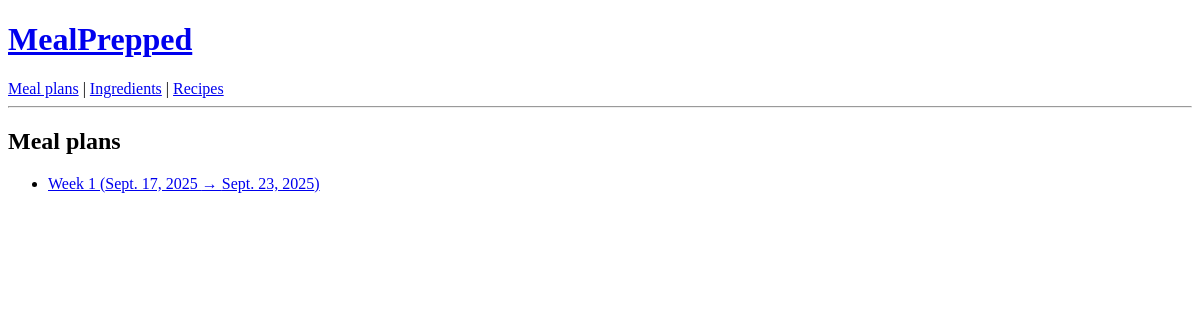
/mealplans-list/, run on an earlier commit of the app's database.
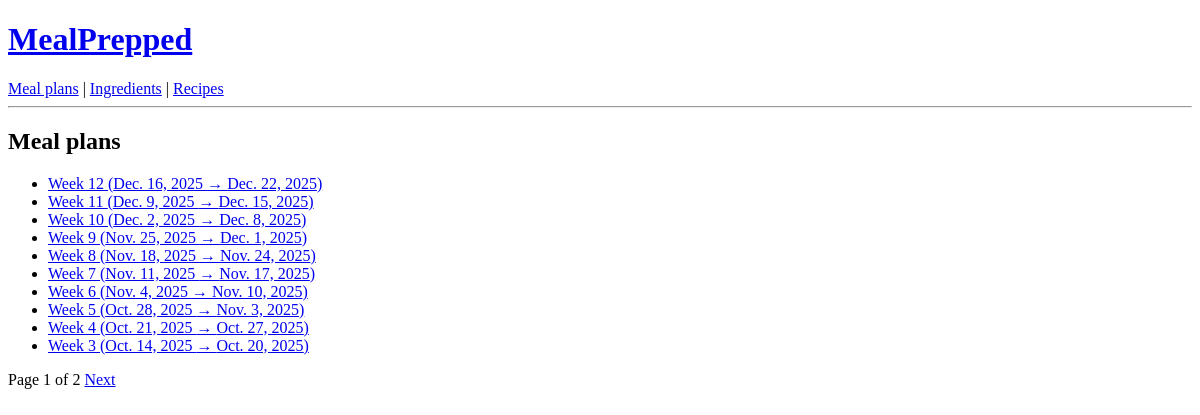
And on a later commit of the database.
### mealprepped/models.py (models this page shows, shortened)
class Timestamped(models.Model):
    created_at = models.DateTimeField(auto_now_add=True)
    updated_at = models.DateTimeField(auto_now=True)
    class Meta:
        abstract = True

class MealPlan(Timestamped):
    mealplan_id = models.AutoField(primary_key=True)
    name = models.CharField(max_length=120)
    start_date = models.DateField()
    end_date = models.DateField()
    class Meta:
        constraints = [
            models.UniqueConstraint(
                fields=["name", "start_date"],
                name="unique_mealplan_start",
            )
        ]
        ordering = ["-start_date", "name"]

### mealprepped/views.py (the view)
# urls.py: path("mealplans-list/", MealPlanListView.as_view(), name="mealplans_list"),
class MealPlanListView(ListView):
    model = MealPlan
    context_object_name = "mealplans"
    paginate_by = 10
    ordering = ["-created_at"]

### mealprepped/templates/mealprepped/mealplan_list.html (shortened to what this page needs)
{% extends "base.html" %}
{% block content %}
  <h2>Meal plans</h2>
  <ul>
    {% for mp in mealplans %}
      <li>
        <a href="{% url 'mealprepped:mealplan_detail' mp.pk %}">
          {{ mp.name }} ({{ mp.start_date }} → {{ mp.end_date }})
        </a>
      </li>
    {% empty %}
      <li>No meal plans yet.</li>
    {% endfor %}
  </ul>
  {% if is_paginated %}
    <p>
      Page {{ page_obj.number }} of {{ paginator.num_pages }}
      {% if page_obj.has_next %}<a href="?page={{ page_obj.next_page_number }}">Next</a>{% endif %}
    </p>
  {% endif %}
{% endblock %}

What changed in the data, as far as the page shows it:
no longer on this page (row unchanged): MealPlan: name "Week 1", start_date "Sept. 17, 2025", end_date "Sept. 23, 2025"
added MealPlan: name "Week 12", start_date "Dec. 16, 2025", end_date "Dec. 22, 2025"
added MealPlan: name "Week 11", start_date "Dec. 9, 2025", end_date "Dec. 15, 2025"
added MealPlan: name "Week 10", start_date "Dec. 2, 2025", end_date "Dec. 8, 2025"
added MealPlan: name "Week 9", start_date "Nov. 25, 2025", end_date "Dec. 1, 2025"
added MealPlan: name "Week 8", start_date "Nov. 18, 2025", end_date "Nov. 24, 2025"
added MealPlan: name "Week 7", start_date "Nov. 11, 2025", end_date "Nov. 17, 2025"
added MealPlan: name "Week 6", start_date "Nov. 4, 2025", end_date "Nov. 10, 2025"
added MealPlan: name "Week 5", start_date "Oct. 28, 2025", end_date "Nov. 3, 2025"
added MealPlan: name "Week 4", start_date "Oct. 21, 2025", end_date "Oct. 27, 2025"
added MealPlan: name "Week 3", start_date "Oct. 14, 2025", end_date "Oct. 20, 2025"
Also different on the page:
{{ page_obj.number }}: (not shown) → "1"
{{ paginator.num_pages }}: (not shown) → "2"
text now shown: "Page of Next"
